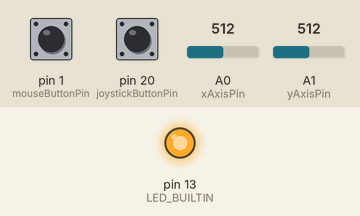
The sketch below on a simulated Arduino Leonardo, built with avr-gcc and run on an emulated ATmega32U4. Shown: output pins drawn as LEDs (lit = HIGH). Inputs (shaded band) come from the test bench; at power-on: pin 1 (mouseButtonPin) HIGH, pin 20 (joystickButtonPin) HIGH, A0 (xAxisPin) = 512, A1 (yAxisPin) = 512. USB keyboard and mouse output is not drawn; what the sketch prints to the serial monitor is not drawn.

Above: at 1.2 s.
1.3 s: pin 1 (mouseButtonPin) pulled LOW for 0.15 s
2.9 s: pin 20 (joystickButtonPin) pulled LOW for 0.15 s
Timing chart, 0 to 5.9 s (numbered marks = the images above; inputs shaded):
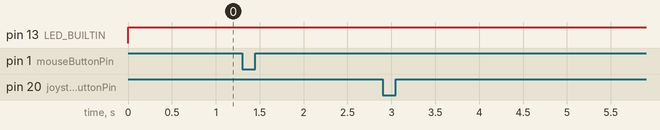

Measured:
- after the input at 1.3 s, every drawn part: stays the same
- after the input at 2.9 s, every drawn part: stays the same

The sketch:

android_mouse_controller-mini.ino
```cpp
#include <Mouse.h>
#include <Keyboard.h>


const int xAxisPin = A0;
const int yAxisPin = A1;
const int DebuggingStopPin = 9;
int responseDelay = 5;        // Milliseconds between mouse updates
int max_range = 500;
int Ycenter = 95;     // Joystick's neutral position value
int Xcenter = 94;     // Joystick's neutral position value
int analog_debugging_active = 0;
int general_debugging_active = 1;
int YdeadZone = 10; // Deadzone around joystick center
int XdeadZone = 10; // Deadzone around joystick center
int mouseSpeed = 1;
int max_distance = 2;
int mouse_enabled_dip_switch_pin = 2;
int mouse_enabled_dip_switch_state = LOW;
int speed_setting_dip_switch_pin = 3;
int speed_setting_dip_switch_state = LOW;
int firstBottomButtonPin = 0;
int previousFirstBottomButtonPinState = HIGH;
int secondBottomButtonPin = 1;
int previousSecondBottomButtonPinState = HIGH;
int thirdBottomButtonPin = 11;
int previousThirdBottomButtonPinState = HIGH;
int mouseButtonPin = 1;
int previousMouseButtonPinState = HIGH;
int joystickButtonPin = 20;
int previousJoystickButtonState = HIGH;


void setup() {
  Mouse.begin();
  pinMode(joystickButtonPin, INPUT_PULLUP);
  pinMode(mouseButtonPin, INPUT_PULLUP);
  // pinMode(firstBottomButtonPin, INPUT_PULLUP);
  // pinMode(secondBottomButtonPin, INPUT_PULLUP);
  // pinMode(thirdBottomButtonPin, INPUT_PULLUP);
  Serial.begin(9600);
  pinMode(LED_BUILTIN, OUTPUT);
  //   // Turn off TX LED
  // pinMode(LED_BUILTIN_TX, INPUT);

  // // Turn off RX LED
  // pinMode(LED_BUILTIN_RX, INPUT);
}

void loop() {

  mouseSpeed = 1;
  move_mouse();
  digitalWrite(LED_BUILTIN, HIGH); // Turn the LED on

/// ANALOG STICK PRESS - SIMULATES SCREEN TOUCH/MOUSE CLICK
  int joystickButtonState = digitalRead(joystickButtonPin);
  if (joystickButtonState != previousJoystickButtonState) {
    if (joystickButtonState == LOW) {
      Mouse.press(MOUSE_LEFT);
      Serial.println("Joystick pressed"); // Pressed when LOW
    } else {
      Mouse.release(MOUSE_LEFT);
      Serial.println("Joystick released");
    }
    previousJoystickButtonState = joystickButtonState;
  }
/// TOP RED BUTTON - SIMULATES SCREEN TOUCH/MOUSE CLICK
  int mouseButtonPinState = digitalRead(mouseButtonPin);
  if (mouseButtonPinState != previousMouseButtonPinState) {
    if (mouseButtonPinState == LOW) {
      Mouse.press(MOUSE_LEFT);
      Serial.println("Mouse Button pressed"); // Pressed when LOW
    } else {
      Mouse.release(MOUSE_LEFT);
      Serial.println("Mouse Button released");
    }
    previousMouseButtonPinState = mouseButtonPinState;
  }


  delay(responseDelay);
}


void move_mouse(){
  int yreading = analogRead(yAxisPin);
  yreading = map(yreading, 0, 2047, 60, 200); // Scale to output range
  // Apply deadzone
  int ydistance = yreading - Ycenter;
  int ydebug_distance = ydistance;
  if (abs(ydistance) < YdeadZone) {
    ydistance = 0;
  }
  if (analog_debugging_active) {
    Serial.print("------YAXIS Info ");
    Serial.print("Reading: ");
    Serial.print(yreading);
    Serial.print(" Distance with Deadzone: ");
    Serial.print(ydistance);
    Serial.print(" Distance w/o Deadzone: ");
    Serial.print(ydebug_distance);
    Serial.println("------End YAXIS");
  }
  int yadjusted_distance = ydistance;
  if (ydistance != 0){
    if (yadjusted_distance < 0){
      yadjusted_distance = (-max_distance) * mouseSpeed;
    }
    else {
      yadjusted_distance = max_distance * mouseSpeed;
    }
  }
  int yFinalReading = yadjusted_distance;

  int xreading = analogRead(xAxisPin);
  xreading = map(xreading, 0, 2047, 60, 200); // Scale to output range
  // Apply deadzone
  int xdistance = xreading - Xcenter;
  int xdebug_distance = xdistance;
  if (abs(xdistance) < XdeadZone) {
    xdistance = 0;
  }
  if (analog_debugging_active) {
    Serial.print("------XAXIS Info ");
    Serial.print("Reading: ");
    Serial.print(xreading);
    Serial.print(" Distance with Deadzone: ");
    Serial.print(xdistance);
    Serial.print(" Distance w/o Deadzone: ");
    Serial.print(xdebug_distance);
    Serial.println("------End XAXIS");
  }
  int xadjusted_distance = xdistance;
  if (xdistance != 0){
    if (xadjusted_distance < 0){
      xadjusted_distance = (-max_distance) * mouseSpeed;
    }
    else {
      xadjusted_distance = max_distance * mouseSpeed;
    }
  }
  int xFinalReading = xadjusted_distance;
  Mouse.move(xFinalReading, -yFinalReading, 0);

  if (analog_debugging_active) {
    Serial.print("X Distance: ");
    Serial.print(xFinalReading);
    Serial.print(" || Y Distance: ");
    Serial.println(-yFinalReading);
  }
}
```
